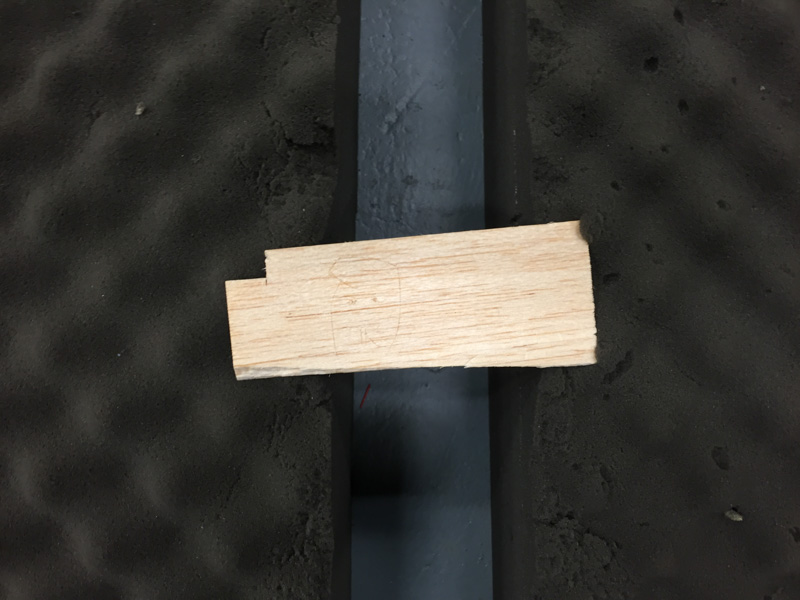
#> input picture abc.jpg, 800 x 600 px
$ python c.py   (older library calls are emulated)
#> lines starting #> are read from the running program, lines starting #| are printed output that depends on the picture; after the words box and inside, x2 and y2 are one past the last pixel; in counts of white or black regions, pixels touching at a corner belong together
from __future__ import print_function
import matplotlib.pyplot as plt
import cv2
import os
import numpy as np


def obstacle(*mlist):
    print ("mlist",mlist)
    i=0
    j=0
    tmp = len(mlist)
    tmp1=tmp-1
    #print ("tmp",tmp)
    tmp = tmp/2
    tmp = int(tmp)
    #print ("new tmp",tmp)
    #print ("mlist =",mlist[3][1])
    barriers = []


    for item in mlist:
        for item in mlist:
            if j>1:
                break
            if i>tmp:
                #print (mlist[i][j])
                break
            #print (mlist[i][j])
            barriers.append([(mlist[i][0],mlist[i][1]),(mlist[i+1][0],mlist[i+1][1])])

            print ((mlist[i][0],mlist[i][1]),(mlist[i+1][0],mlist[i+1][1]))

            j=j+1

        if i>tmp:
            #print (mlist[i][j])
            break

        i=i+1
        j=0

    barriers.append([(mlist[0][0],mlist[0][1]),(mlist[tmp1][0],mlist[tmp1][1])])
    print ((mlist[0][0],mlist[0][1]),(mlist[tmp1][0],mlist[tmp1][1]))
    for barrier in barriers:
        plt.plot([v[0] for v in barrier], [v[1] for v in barrier])
        plt.xlim(0,1000)
        plt.ylim(0,1000)

    plt.show()


    '''


    ite = len(mlist)
    ite = int(ite)
    barriers = []

    for item in ite:
            for jtem in ite:
                barriers.append([(mlist[i],mlist[j]),(mlist[i+1],mlist[j+1])])
                j=j+1
            i=i+1


    for barrier in barriers:
        plt.plot([v[0] for v in barrier], [v[1] for v in barrier])
        plt.xlim(-1,8)
        plt.ylim(-1,8)
        plt.show()


    '''

    '''


    barriers.append([(ob_x,ob_y),((ob_x)+3,(ob_y)+3)])

    for barrier in barriers:
        plt.plot([v[0] for v in barrier], [v[1] for v in barrier])
    plt.xlim(-1,8)
    plt.ylim(-1,8)
    plt.show()
'''


'''
class AStarGraph(p[x],p[y]):
    #Define a class board like grid with two barriers

    def __init__(self):
        self.barriers = []
        self.barriers.append([p(x,y),(x,y)])

'''

if __name__=="__main__":

    def read_img(path):
        """Given a path to an image file, returns a cv2 array

        str -> np.ndarray"""
#> called with path = 'abc.jpg'
        if os.path.isfile(path):
            return cv2.imread(path)
#> returned value is the input picture: shape (600, 800, 3); mean B, G, R 54.4, 58.6, 59.8
        else:
            raise ValueError('hiiiiiiiiii')


    path = 'abc.jpg'
    im = read_img(path)
    gray = cv2.cvtColor(im, cv2.COLOR_BGR2GRAY)
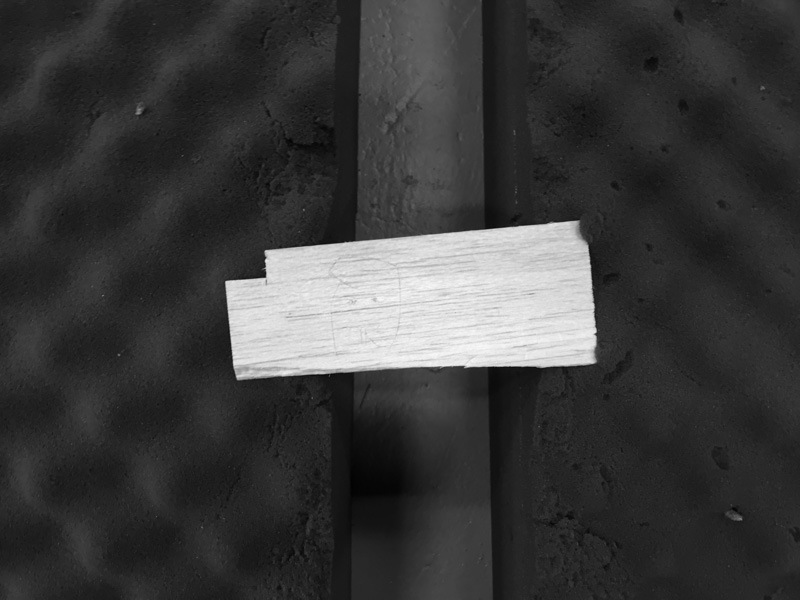
#> gray: shape (600, 800); min 1, max 248, mean 58.5
    #im = cv2.imread("hand_01.jpg")
    #gray = cv2.cvtColor(im,cv2.COLOR_BGR2GRAY)
    gray = cv2.GaussianBlur(gray, (5, 5), 0)
    _, bin = cv2.threshold(gray,120,255,1) # inverted threshold (light obj on dark bg)
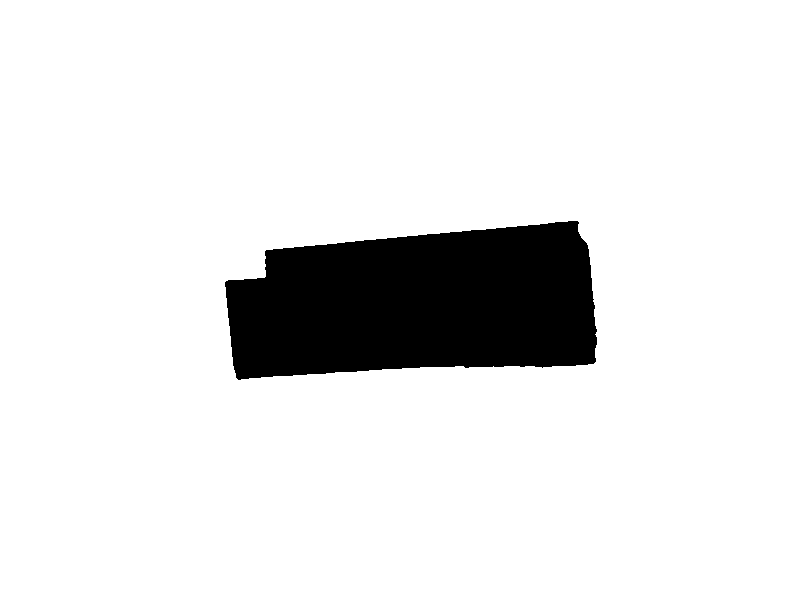
#> bin: shape (600, 800); 90.1% white; 1 black region, box (x1, y1, x2, y2) and area: (225, 221, 597, 380) 47323
    bin = cv2.dilate(bin, None)  # fill some holes
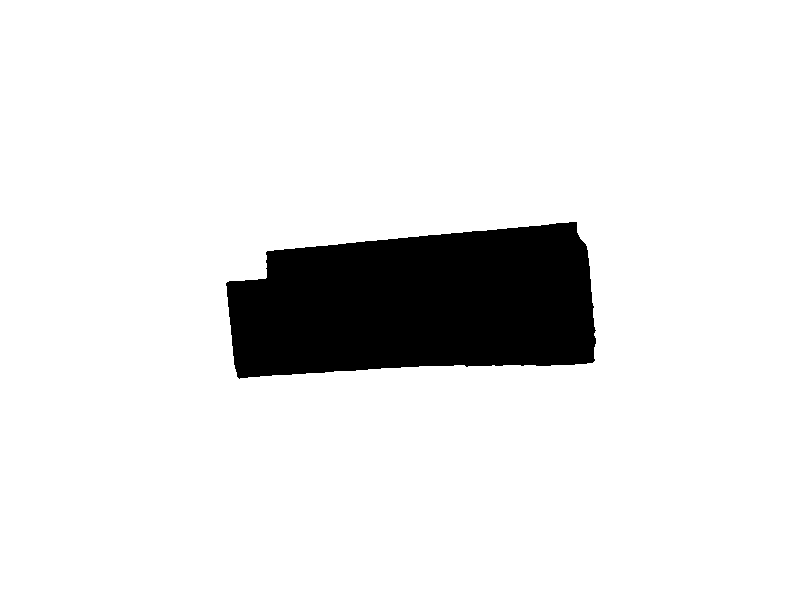
#> bin: shape (600, 800); 90.4% white; 1 black region, box (x1, y1, x2, y2) and area: (226, 222, 596, 379) 46237
    bin = cv2.dilate(bin, None)
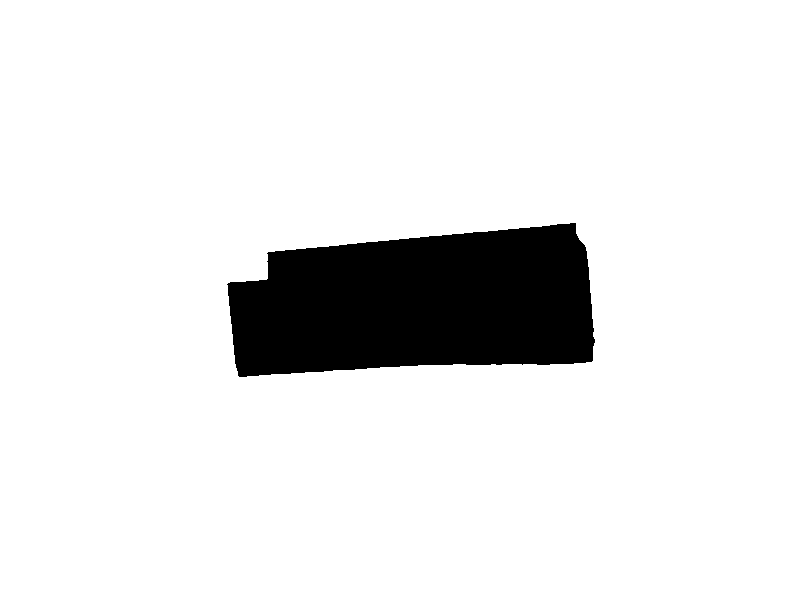
#> bin: shape (600, 800); 90.6% white; 1 black region, box (x1, y1, x2, y2) and area: (227, 223, 595, 377) 45166
    bin = cv2.erode(bin, None)   # dilate made our shape larger, revert that
#> bin: shape (600, 800); 90.4% white; 1 black region, box (x1, y1, x2, y2) and area: (226, 222, 596, 378) 46228
    bin = cv2.erode(bin, None)
#> bin: shape (600, 800); 90.1% white; 1 black region
    bin, contours, hierarchy = cv2.findContours(bin, cv2.RETR_LIST, cv2.CHAIN_APPROX_SIMPLE)
#> contours = 2 contours; box (x1, y1, x2, y2) and area: (0, 0, 800, 600) 478601, (224, 220, 598, 380) 47785

    rc = cv2.minAreaRect(contours[0])
#> rc = ((410.1, 306.4), (367.5, 146.2), -4.76)
    box = cv2.boxPoints(rc)
#> box = [[233, 394.5], [220.9, 248.8], [587.1, 218.3], [599.2, 364]]
    mylist = []
    for p in box:
        pt = ((p[0],p[1]))
        cv2.circle(im,pt,5,(200,0,0),2)

        mylist.append((p[0],p[1]))
#> this loop made 4 passes
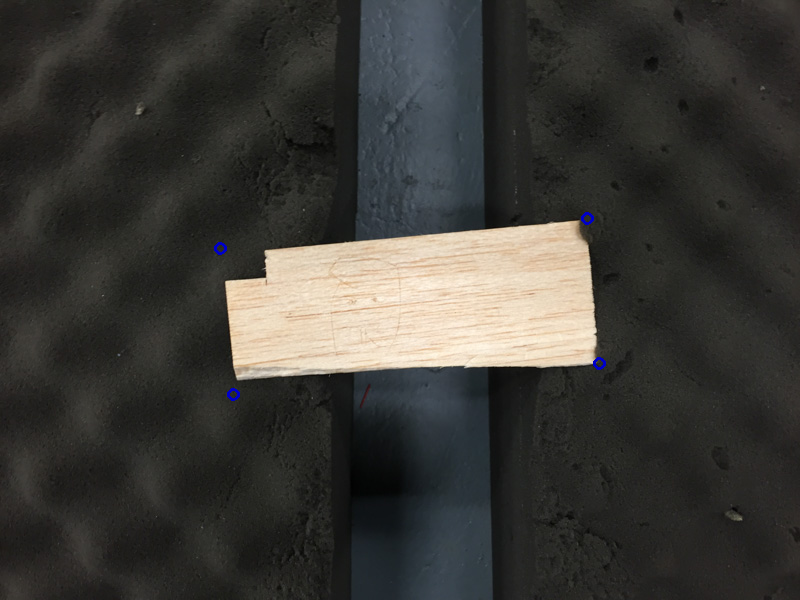
#> im: shape (600, 800, 3); 0.08% of pixels changed, all inside (x1, y1, x2, y2) = (214, 212, 606, 401)
#> after the loop, mylist = [(233, 394.5), (220.9, 248.8), (587.1, 218.3), (599.2, 364)]

    graph =obstacle(*mylist)
#> in obstacle, `plt.show()`:
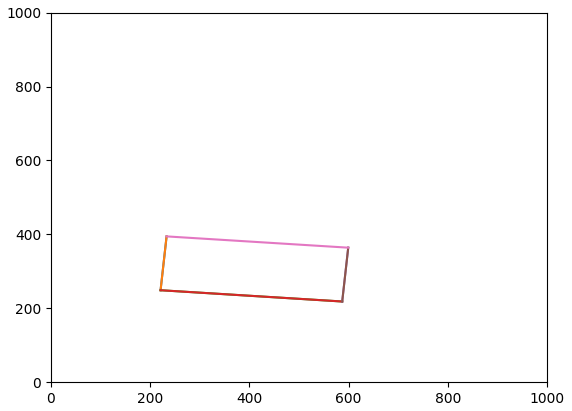
#> figure drawn by matplotlib, 1 panel

    '''
    graph = AStarGraph()
    '''
    #graph = AStarGraph(p[0],p[1])
    '''
    graph.variable
    variable=(p[0],p[1])
    '''

    # [4 lines of commented-out code are left out]
    '''

    for barrier in graph.barriers:
        plt.plot([v[0] for v in barrier], [v[1] for v in barrier])
    plt.xlim(-1,8)
    plt.ylim(-1,8)
    plt.show()
    '''

'''
{{out}}
route [(0, 0), (1, 1), (2, 2), (3, 1), (4, 1), (5, 1), (6, 2), (7, 3), (6, 4), (7, 5), (6, 6), (7, 7)]
cost
'''
